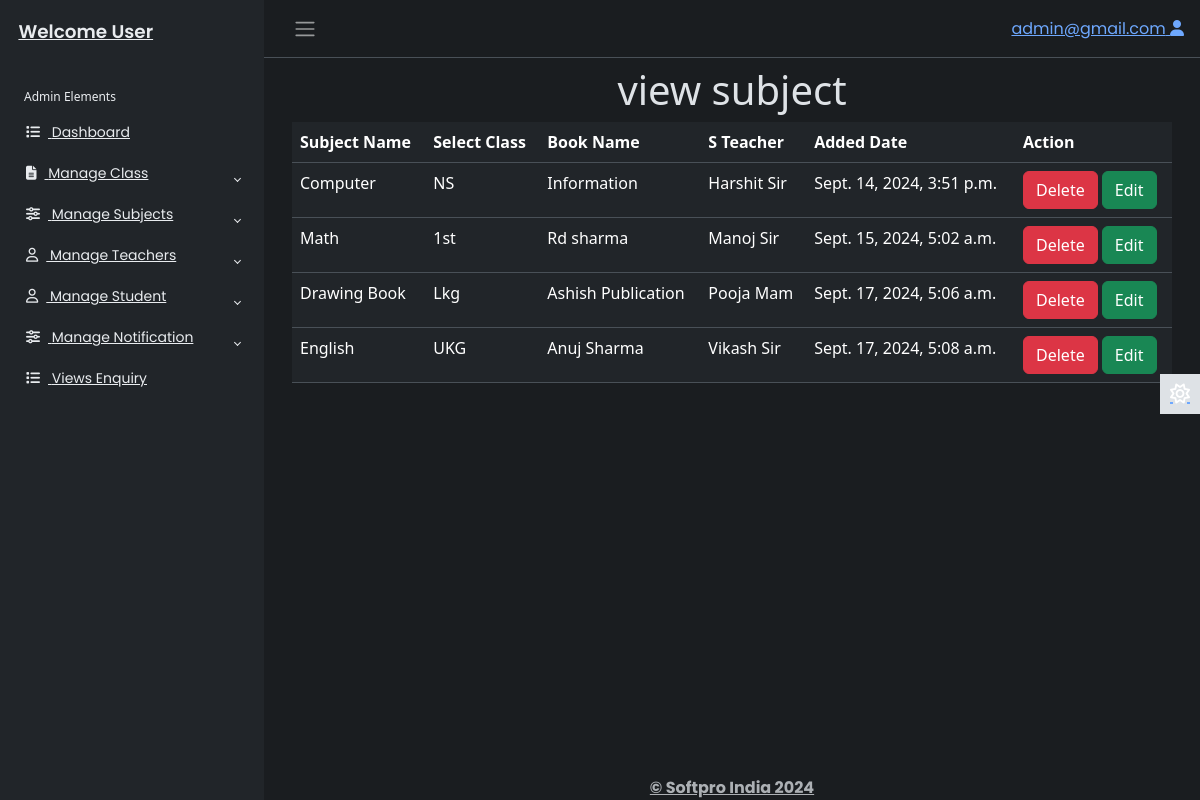
Screenshot of /adminapp/viewsubject/ (signed in) with the database file from the repository.
### adminapp/models.py (models this page shows)
class Subject(models.Model):
    sid=models.IntegerField(primary_key=True,auto_created=True)
    subject_name=models.CharField(max_length=30)
    sclass=models.CharField(max_length=50)
    book=models.CharField(max_length=50)
    steacher=models.CharField(max_length=50)
    created_date=models.DateTimeField()

### adminapp/views.py (the view)
# urls.py: path('viewsubject/',views.viewsubject,name='viewsubject'),
@cache_control(no_store=True,no_cache=True,must_revalidate=True)
def viewsubject(req):
    try:
         if req.session['adminid']!=None:
             adminid=req.session['adminid']
             sb=Subject.objects.all()
             return render(req,'viewsubject.html',{'adminid':adminid,'sb':sb})
    except KeyError:
        return redirect('login')

### adminapp/templates/viewsubject.html
{% extends 'adminbase.html' %}
{% load static %}
{% block admin %}
<div class="row">
    <div class="col-sm-12">
        <h1 class="text-center">view subject</h1>
        <table class="table">
            <tr>
                <th>Subject Name</th>
                <th>Select Class</th>
                <th>Book Name</th>
                <th>S Teacher </th>
                <th>Added Date</th>
                <th>Action</th>
            </tr>
            {% for s in sb %}
            <tr>
                <td>{{s.subject_name}}</td>
                <td>{{s.sclass}}</td>
                <td>{{s.book}}</td>
                <td>{{s.steacher}}</td>
                <td>{{s.created_date}}</td>
                <td>
                    <a href="#" class="btn btn-danger">Delete</a>
                    <a href="#" class="btn btn-success">Edit</a>
                </td>
            </tr>
            {% endfor %}
        </table>
    </div>
</div>
{%endblock%}

### adminapp/static/css/adminstyle.css (style rules this page uses)
body { font-family: 'Poppins', sans-serif; font-size: 0.875rem; opacity: 1; overflow-y: scroll; margin: 0; }
a { cursor: pointer; text-decoration: none; font-family: 'Poppins', sans-serif; }

### rows the page displays
Subject: subject_name "Computer", sclass "NS", book "Information", steacher "Harshit Sir", created_date "Sept. 14, 2024, 3:51 p.m."
Subject: subject_name "Math", sclass "1st", book "Rd sharma", steacher "Manoj Sir", created_date "Sept. 15, 2024, 5:02 a.m."
Subject: subject_name "Drawing Book", sclass "Lkg", book "Ashish Publication", steacher "Pooja Mam", created_date "Sept. 17, 2024, 5:06 a.m."
Subject: subject_name "English", sclass "UKG", book "Anuj Sharma", steacher "Vikash Sir", created_date "Sept. 17, 2024, 5:08 a.m."

### other values shown
{{ adminid }} "admin@gmail.com"
